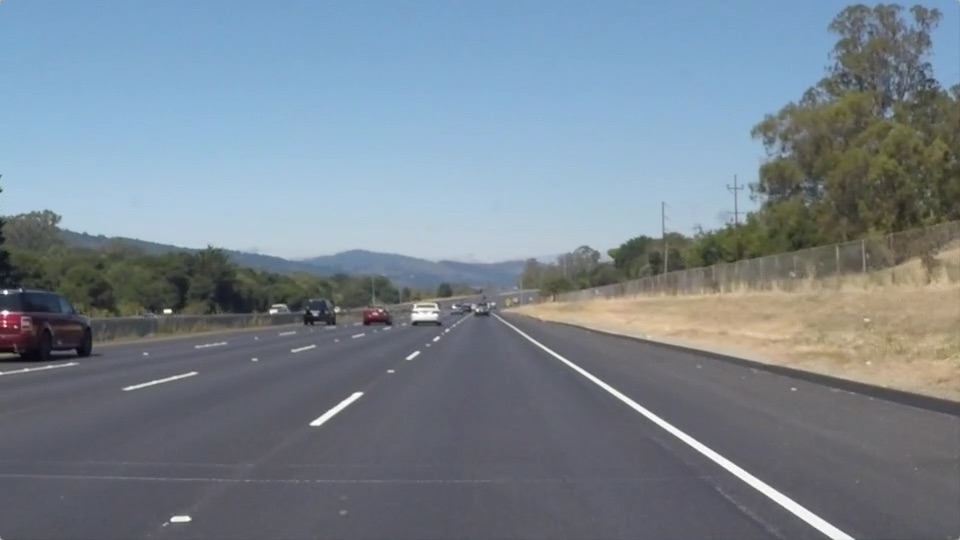
#> input picture test_images/solidWhiteRight.jpg, 960 x 540 px
$ jupyter execute --allow-errors P1.ipynb   (shell and % lines are left out)
#> lines starting #> are read from the running program, lines starting #| are printed output that depends on the picture; after the words box and inside, x2 and y2 are one past the last pixel; in counts of white or black regions, pixels touching at a corner belong together
# Self-Driving Car Engineer Nanodegree

## Project: **Finding Lane Lines on the Road**
***
In this project, you will use the tools you learned about in the lesson to identify lane lines on the road.  You can develop your pipeline on a series of individual images, and later apply the result to a video stream (really just a series of images). Check out the video clip "raw-lines-example.mp4" (also contained in this repository) to see what the output should look like after using the helper functions below.

Once you have a result that looks roughly like "raw-lines-example.mp4", you'll need to get creative and try to average and/or extrapolate the line segments you've detected to map out the full extent of the lane lines.  You can see an example of the result you're going for in the video "P1_example.mp4".  Ultimately, you would like to draw just one line for the left side of the lane, and one for the right.

In addition to implementing code, there is a brief writeup to complete. The writeup should be completed in a separate file, which can be either a markdown file or a pdf document. There is a [write up template](https://github.com/udacity/CarND-LaneLines-P1/blob/master/writeup_template.md) that can be used to guide the writing process. Completing both the code in the Ipython notebook and the writeup template will cover all of the [rubric points](https://review.udacity.com/#!/rubrics/322/view) for this project.

---
Let's have a look at our first image called 'test_images/solidWhiteRight.jpg'.  Run the 2 cells below (hit Shift-Enter or the "play" button above) to display the image.

**Note: If, at any point, you encounter frozen display windows or other confounding issues, you can always start again with a clean slate by going to the "Kernel" menu above and selecting "Restart & Clear Output".**

---

**The tools you have are color selection, region of interest selection, grayscaling, Gaussian smoothing, Canny Edge Detection and Hough Tranform line detection.  You  are also free to explore and try other techniques that were not presented in the lesson.  Your goal is piece together a pipeline to detect the line segments in the image, then average/extrapolate them and draw them onto the image for display (as below).  Once you have a working pipeline, try it out on the video stream below.**

---

<figure>

 <figcaption>
 <p></p>
 <p style="text-align: center;"> Your output should look something like this (above) after detecting line segments using the helper functions below </p>
 </figcaption>
</figure>
 <p></p>
<figure>

 <figcaption>
 <p></p>
 <p style="text-align: center;"> Your goal is to connect/average/extrapolate line segments to get output like this</p>
 </figcaption>
</figure>

**Run the cell below to import some packages.  If you get an `import error` for a package you've already installed, try changing your kernel (select the Kernel menu above --> Change Kernel).  Still have problems?  Try relaunching Jupyter Notebook from the terminal prompt.  Also, consult the forums for more troubleshooting tips.**

## Import Packages

[cell 1]
#importing some useful packages
import matplotlib.pyplot as plt
import matplotlib.image as mpimg
import numpy as np
import cv2

## Read in an Image

[cell 2]
#reading in an image
image = mpimg.imread('test_images/solidWhiteRight.jpg')
#> image is the input picture: shape (540, 960, 3); mean R, G, B 120.3, 132.6, 143.7

#printing out some stats and plotting
print('This image is:', type(image), 'with dimensions:', image.shape)
#| This image is: <class 'numpy.ndarray'> with dimensions: (540, 960, 3)
plt.imshow(image)  # if you wanted to show a single color channel image called 'gray', for example, call as plt.imshow(gray, cmap='gray')

## Ideas for Lane Detection Pipeline

**Some OpenCV functions (beyond those introduced in the lesson) that might be useful for this project are:**

`cv2.inRange()` for color selection
`cv2.fillPoly()` for regions selection
`cv2.line()` to draw lines on an image given endpoints
`cv2.addWeighted()` to coadd / overlay two images
`cv2.cvtColor()` to grayscale or change color
`cv2.imwrite()` to output images to file
`cv2.bitwise_and()` to apply a mask to an image

**Check out the OpenCV documentation to learn about these and discover even more awesome functionality!**

## Helper Functions

Below are some helper functions to help get you started. They should look familiar from the lesson!

[cell 3]
import math

def grayscale(img):
    """Applies the Grayscale transform
    This will return an image with only one color channel
    but NOTE: to see the returned image as grayscale
    (assuming your grayscaled image is called 'gray')
    you should call plt.imshow(gray, cmap='gray')"""
    return cv2.cvtColor(img, cv2.COLOR_RGB2GRAY)
    # Or use BGR2GRAY if you read an image with cv2.imread()
    # return cv2.cvtColor(img, cv2.COLOR_BGR2GRAY)

def canny(img, low_threshold, high_threshold):
    """Applies the Canny transform"""
    return cv2.Canny(img, low_threshold, high_threshold)

def gaussian_blur(img, kernel_size):
    """Applies a Gaussian Noise kernel"""
    return cv2.GaussianBlur(img, (kernel_size, kernel_size), 0)

def region_of_interest(img, vertices):
    """
    Applies an image mask.

    Only keeps the region of the image defined by the polygon
    formed from `vertices`. The rest of the image is set to black.
    `vertices` should be a numpy array of integer points.
    """
    #defining a blank mask to start with
    mask = np.zeros_like(img)

    #defining a 3 channel or 1 channel color to fill the mask with depending on the input image
    if len(img.shape) > 2:
        channel_count = img.shape[2]  # i.e. 3 or 4 depending on your image
        ignore_mask_color = (255,) * channel_count
    else:
        ignore_mask_color = 255

    #filling pixels inside the polygon defined by "vertices" with the fill color
    cv2.fillPoly(mask, vertices, ignore_mask_color)
    #print(mask[500:,400:,:])

    #returning the image only where mask pixels are nonzero
    masked_image = cv2.bitwise_and(img, mask)


    #draw out the area of interest
    x = (vertices[0][0][0],vertices[0][1][0],vertices[0][2][0],vertices[0][3][0])
    y = (vertices[0][0][1],vertices[0][1][1],vertices[0][2][1],vertices[0][3][1])
    plt.plot(x, y, 'b--', lw=4)

    return masked_image


def draw_lines(img, lines, color=[255, 0, 0], thickness=5):
    """
    NOTE: this is the function you might want to use as a starting point once you want to
    average/extrapolate the line segments you detect to map out the full
    extent of the lane (going from the result shown in raw-lines-example.mp4
    to that shown in P1_example.mp4).

    Think about things like separating line segments by their
    slope ((y2-y1)/(x2-x1)) to decide which segments are part of the left
    line vs. the right line.  Then, you can average the position of each of
    the lines and extrapolate to the top and bottom of the lane.

    This function draws `lines` with `color` and `thickness`.
    Lines are drawn on the image inplace (mutates the image).
    If you want to make the lines semi-transparent, think about combining
    this function with the weighted_img() function below
    """

    #positive (y2-y1)/(x2-x1) is the right lane
    #negative (y2-y1)/(x2-x1) is the left lane
    y_max = img.shape[0]
    y_min = 320

    left_lane_x = []
    left_lane_y = []

    right_lane_x = []
    right_lane_y = []

    for line in lines:
        for x1,y1,x2,y2 in line:
            #cv2.line(img, (x1, y1), (x2, y2), color, thickness)
            #find the left lane with negative slop
            slope = (y2-y1)/(x2-x1)
            if slope < -0.6 and slope > -0.9:
                left_lane_x.append(x1)
                left_lane_x.append(x2)

                left_lane_y.append(y1)
                left_lane_y.append(y2)

            elif slope > 0.5 and slope < 0.7:
                right_lane_x.append(x1)
                right_lane_x.append(x2)

                right_lane_y.append(y1)
                right_lane_y.append(y2)

            #find the original Hough fit
            #cv2.line(img, (x1, y1), (x2, y2), [0,255,0], thickness=2)

    #find the line that fit best right and left lane and the top and bottom intersections
    #print("left lane x:",left_lane_x)
    a,b = np.polyfit(left_lane_x,left_lane_y,1)
    left_bottom = int((y_max - b)/a)
    left_top = int((y_min -b)/a)

    #print("right lane x:",right_lane_x)
    c,d = np.polyfit(right_lane_x,right_lane_y,1)
    right_bottom = int((y_max - d)/c)
    right_top = int((y_min -d)/c)


    cv2.line(img, (left_bottom, y_max), (left_top, y_min), color, thickness)
    cv2.line(img, (right_bottom, y_max), (right_top, y_min), color, thickness)


def hough_lines(img, rho, theta, threshold, min_line_len, max_line_gap):
    """
    `img` should be the output of a Canny transform.

    Returns an image with hough lines drawn.
    """
    lines = cv2.HoughLinesP(img, rho, theta, threshold, np.array([]), minLineLength=min_line_len, maxLineGap=max_line_gap)
    line_img = np.zeros((img.shape[0], img.shape[1], 3), dtype=np.uint8)
    draw_lines(line_img, lines)
    return line_img

# Python 3 has support for cool math symbols.

def weighted_img(img, initial_img, α=0.8, β=1., γ=0.):
    """
    `img` is the output of the hough_lines(), An image with lines drawn on it.
    Should be a blank image (all black) with lines drawn on it.

    `initial_img` should be the image before any processing.

    The result image is computed as follows:

    initial_img * α + img * β + γ
    NOTE: initial_img and img must be the same shape!
    """
    return cv2.addWeighted(initial_img, α, img, β, γ)

## Test Images

Build your pipeline to work on the images in the directory "test_images"
**You should make sure your pipeline works well on these images before you try the videos.**

[cell 4]
import os
os.listdir("test_images/")

## Build a Lane Finding Pipeline

Build the pipeline and run your solution on all test_images. Make copies into the `test_images_output` directory, and you can use the images in your writeup report.

Try tuning the various parameters, especially the low and high Canny thresholds as well as the Hough lines parameters.

[cell 5]
# TODO: Build your pipeline that will draw lane lines on the test_images
# then save them to the test_images_output directory.
image = mpimg.imread('test_images/solidYellowLeft.jpg')
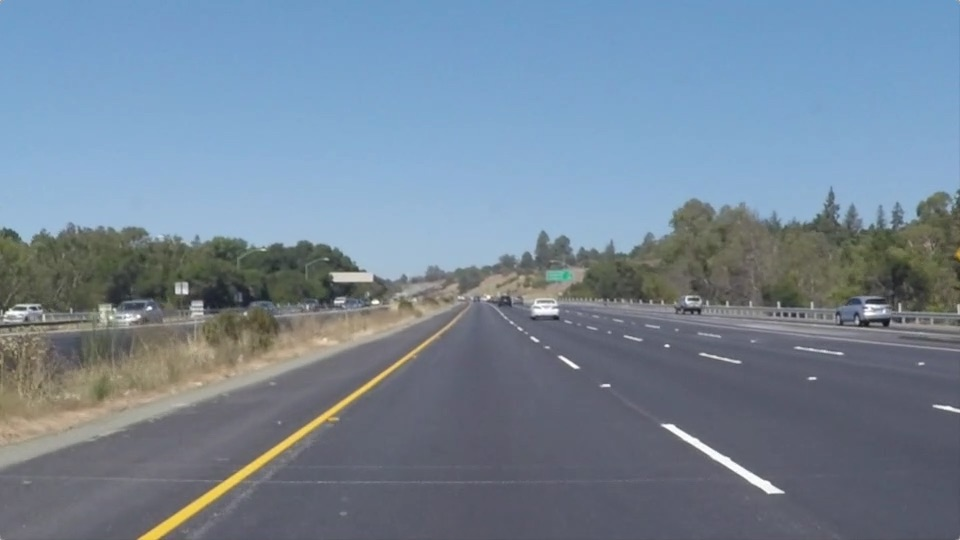
#> input picture test_images/solidYellowLeft.jpg, 960 x 540 px
#> image is the input picture: shape (540, 960, 3); mean R, G, B 116.5, 133.6, 150.8


plt.imshow(image)

#create a grey image
grey = grayscale(image)
#> in grayscale, `return cv2.cvtColor(img, cv2.COLOR_RGB2GRAY)`:
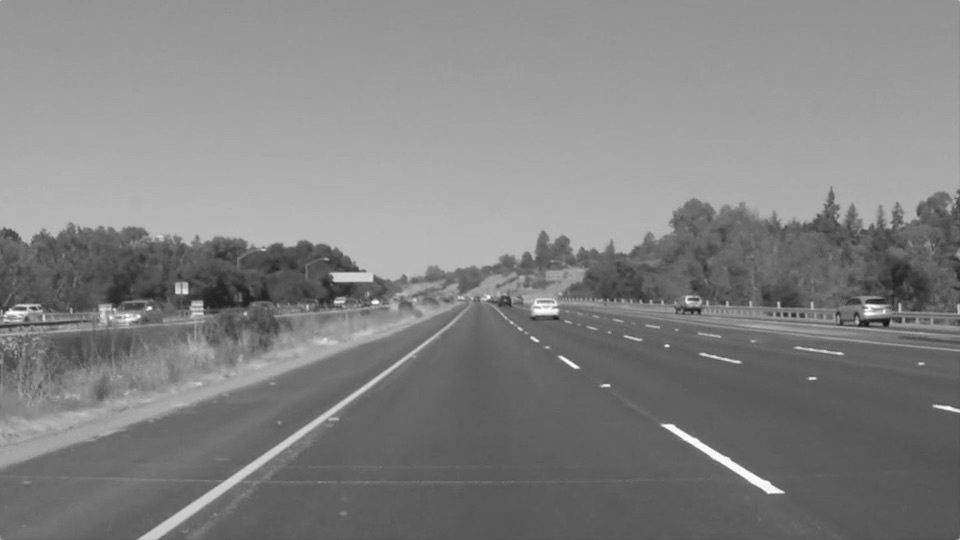
#> returned value: shape (540, 960); min 19, max 255, mean 130.4
#plt.imshow(grey)

#apply Guassian smooth to the grey image
blur_gray = gaussian_blur(grey, 5)

#apply Canny Edge detection
edges = canny(blur_gray, 50, 150)
#> in canny, `return cv2.Canny(img, low_threshold, high_threshold)`:
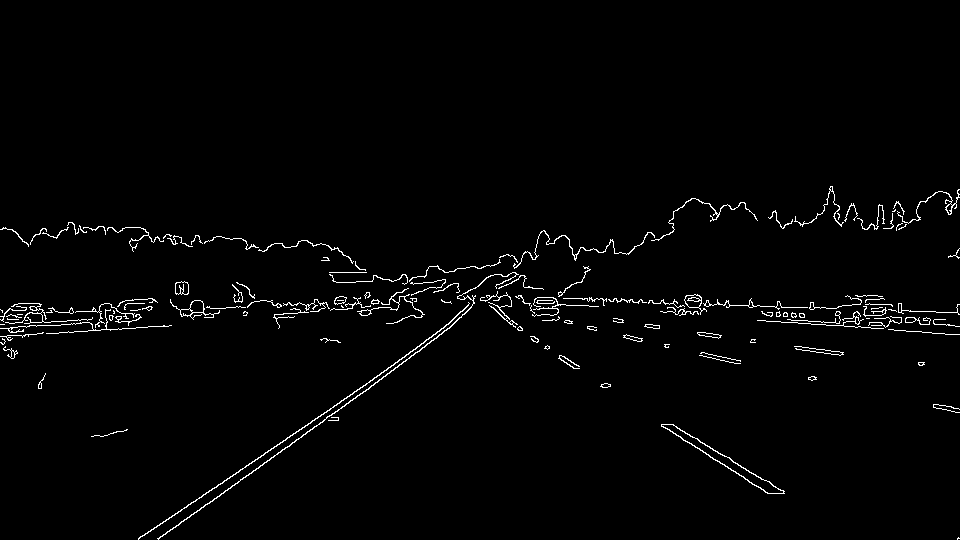
#> returned value: shape (540, 960); 1.7% white in thin lines or dots, all inside (x1, y1, x2, y2) = (0, 186, 960, 540)
#plt.imshow(edges)

#defined the area of interest
imshape = image.shape
#> imshape = (540, 960, 3)
vertices = np.array([[(60,imshape[0]),(450, 320), (530, 320), (940,imshape[0])]], dtype=np.int32)
masked_img = region_of_interest(edges,vertices)
#> in region_of_interest, `cv2.fillPoly(mask, vertices, ignore_mask_color)`:
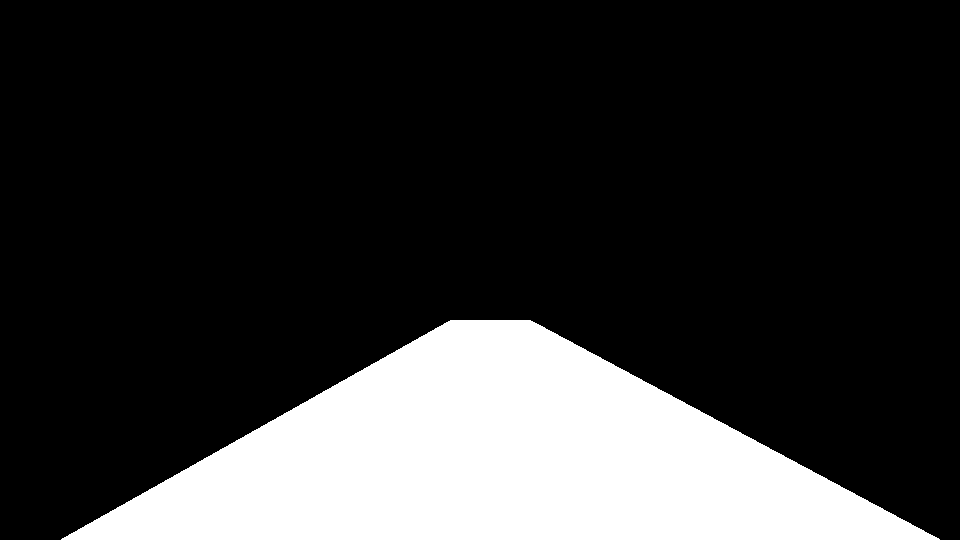
#> mask: shape (540, 960); 20.4% white; 1 white region, box (x1, y1, x2, y2) and area: (61, 320, 940, 540) 105780
#> in region_of_interest, `masked_image = cv2.bitwise_and(img, mask)`:
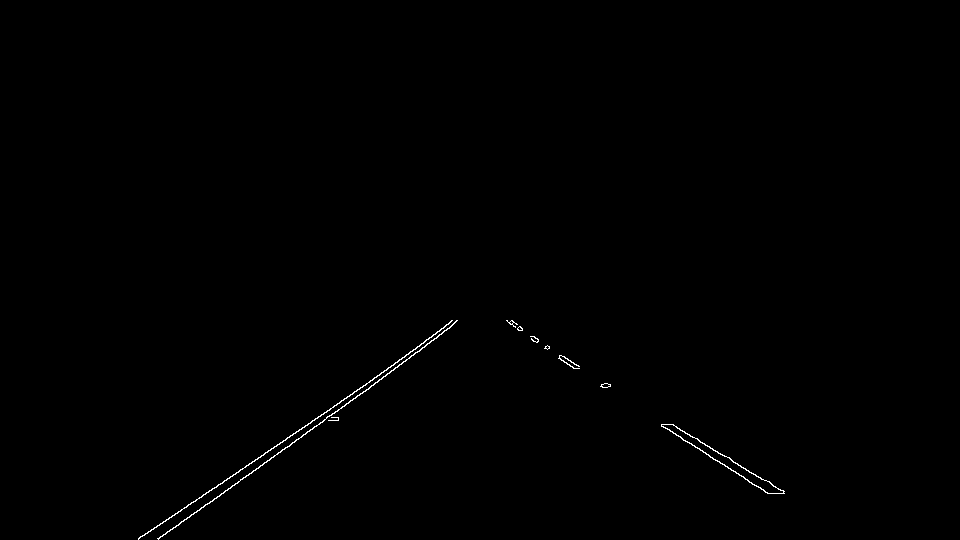
#> masked_image: shape (540, 960); 0.31% white in thin lines or dots, all inside (x1, y1, x2, y2) = (138, 320, 785, 540)

#plt.imshow(masked_img)

#do the Hough transformation find all the lines
line_image = hough_lines(masked_img, rho=1, theta=np.pi/180, threshold=10, min_line_len=50, max_line_gap=50)
#> in hough_lines, `lines = cv2.HoughLinesP(img, rho, theta, threshold, np.array([]), minL..`: lines = 20 rows, first 6: [209, 503, 436, 338], [533, 341, 604, 387], [216, 487, 443, 328], [673, 424, 784, 493], [158, 539, 332, 413], [661, 425, 770, 493]
#> the loop in draw_lines, `for line in lines:` made 20 passes
#> line on passes 1 to 12: [[209, 503, 436, 338]], [[533, 341, 604, 387]], [[216, 487, 443, 328]], [[673, 424, 784, 493]], [[158, 539, 332, 413]], [[661, 425, 770, 493]], [[508, 322, 610, 386]], [[279, 444, 457, 320]], [[195, 501, 293, 433]], [[138, 539, 212, 488]], [[399, 364, 449, 328]], [[729, 457, 784, 491]]
#> after the loop in draw_lines, `for line in lines:`: left_lane_x = [209, 436, 216, 443, 158, 332, 279, 457, 195, 293, 138, 212, 399, 449, 329, 386, 168, 246, 289, 381]; left_lane_y = [503, 338, 487, 328, 539, 413, 444, 320, 501, 433, 539, 488, 364, 328, 410, 370, 519, 465, 446, 379]; right_lane_x = [533, 604, 673, 784, 661, 770, 508, 610, 729, 784, 661, 764, 510, 608, 531, 607, 518, 608]; right_lane_y = [341, 387, 424, 493, 425, 493, 322, 386, 457, 491, 426, 490, 321, 384, 339, 387, 330, 386]
#> in draw_lines, `a,b = np.polyfit(left_lane_x,left_lane_y,1)`: a = -0.694; b = 639.5
#> in draw_lines, `left_bottom = int((y_max - b)/a)`: left_bottom = 143
#> in draw_lines, `left_top = int((y_min -b)/a)`: left_top = 460
#> in draw_lines, `c,d = np.polyfit(right_lane_x,right_lane_y,1)`: c = 0.628; d = 4.74
#> in draw_lines, `right_bottom = int((y_max - d)/c)`: right_bottom = 852
#> in draw_lines, `right_top = int((y_min -d)/c)`: right_top = 502
#> in draw_lines, `cv2.line(img, (right_bottom, y_max), (right_top, y_min), color, thickn..`:
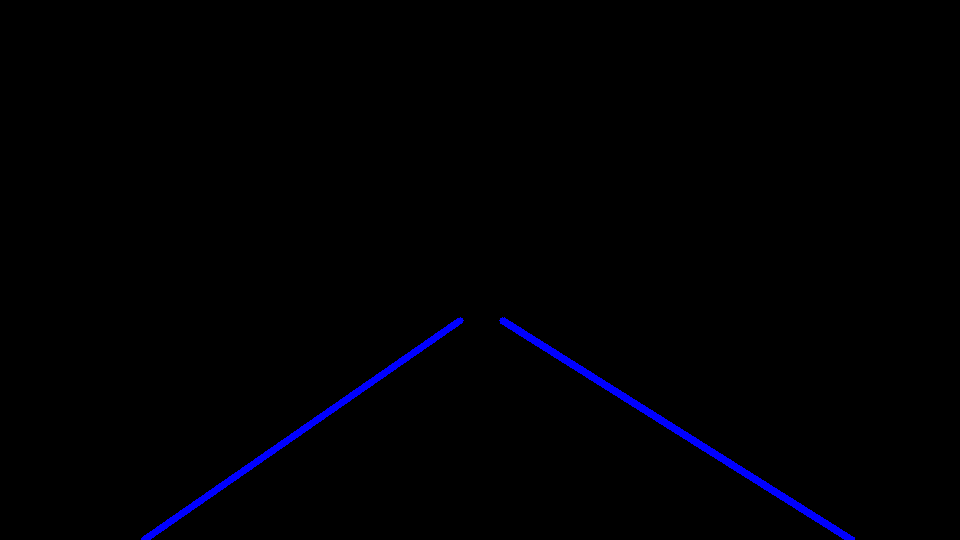
#> img: shape (540, 960, 3); mean of channels 0, 1, 2 2.8, 0, 0; drawn as B, G, R
#plt.imshow(line_image)

# Create a "color" binary image to combine with line image
color_edges = np.dstack((edges, edges, edges))

#stack the lines onto the edges
lined_edge = weighted_img(line_image, image, α=0.8, β=1., γ=0.)
#> in weighted_img, `return cv2.addWeighted(initial_img, α, img, β, γ)`:
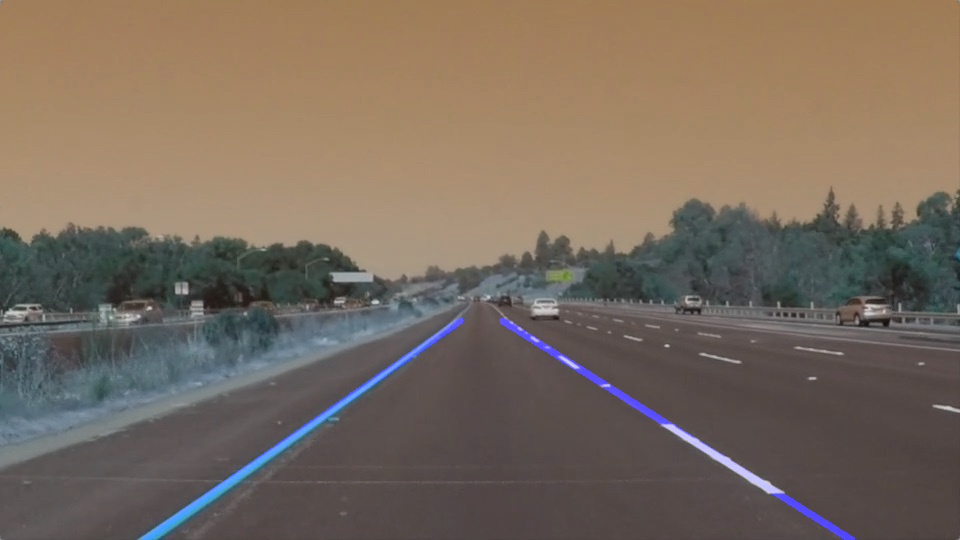
#> returned value: shape (540, 960, 3); mean of channels 0, 1, 2 94.5, 106.9, 120.6; drawn as B, G, R

plt.imshow(lined_edge)
#cv2.imwrite("solidYellowCurve2_find.jpg",lined_edge)
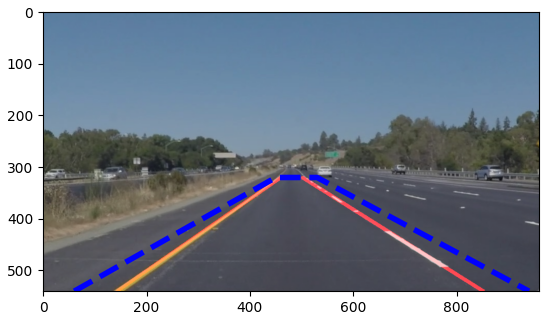
#> figure drawn by matplotlib, 1 panel
